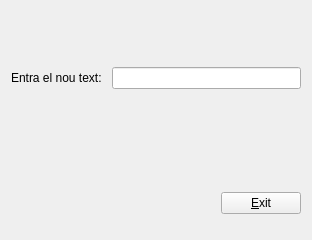
<?xml version="1.0" encoding="UTF-8"?>
<ui version="4.0">
 <class>Exercici1</class>
 <widget class="QWidget" name="Exercici1">
  <property name="geometry">
   <rect>
    <x>0</x>
    <y>0</y>
    <width>312</width>
    <height>240</height>
   </rect>
  </property>
  <property name="windowTitle">
   <string>Widget</string>
  </property>
  <property name="styleSheet">
   <string notr="true"/>
  </property>
  <layout class="QVBoxLayout" name="verticalLayout">
   <item>
    <layout class="QHBoxLayout" name="horizontalLayout1">
     <item>
      <widget class="MyLabel" name="TextLabel">
       <property name="maximumSize">
        <size>
         <width>16777215</width>
         <height>20</height>
        </size>
       </property>
       <property name="font">
        <font>
         <weight>75</weight>
         <bold>true</bold>
        </font>
       </property>
       <property name="text">
        <string/>
       </property>
      </widget>
     </item>
    </layout>
   </item>
   <item>
    <layout class="QHBoxLayout" name="horizontalLayout2">
     <property name="spacing">
      <number>10</number>
     </property>
     <property name="sizeConstraint">
      <enum>QLayout::SetMaximumSize</enum>
     </property>
     <property name="topMargin">
      <number>4</number>
     </property>
     <property name="bottomMargin">
      <number>4</number>
     </property>
     <item>
      <widget class="QLabel" name="EnterTextLabel">
       <property name="text">
        <string>Entra el nou text:</string>
       </property>
      </widget>
     </item>
     <item>
      <widget class="QLineEdit" name="lineEdit"/>
     </item>
    </layout>
   </item>
   <item>
    <spacer name="verticalSpacer">
     <property name="orientation">
      <enum>Qt::Vertical</enum>
     </property>
     <property name="sizeType">
      <enum>QSizePolicy::Minimum</enum>
     </property>
     <property name="sizeHint" stdset="0">
      <size>
       <width>20</width>
       <height>80</height>
      </size>
     </property>
    </spacer>
   </item>
   <item>
    <layout class="QHBoxLayout" name="horizontalLayout">
     <item>
      <spacer name="horizontalSpacer">
       <property name="orientation">
        <enum>Qt::Horizontal</enum>
       </property>
       <property name="sizeHint" stdset="0">
        <size>
         <width>298</width>
         <height>20</height>
        </size>
       </property>
      </spacer>
     </item>
     <item>
      <widget class="QPushButton" name="pushButton">
       <property name="text">
        <string>&amp;Exit</string>
       </property>
      </widget>
     </item>
    </layout>
   </item>
  </layout>
 </widget>
 <customwidgets>
  <customwidget>
   <class>MyLabel</class>
   <extends>QLabel</extends>
   <header>MyLabel.h</header>
   <slots>
    <slot>setTextMajuscules(QString)</slot>
   </slots>
  </customwidget>
 </customwidgets>
 <resources/>
 <connections>
  <connection>
   <sender>pushButton</sender>
   <signal>clicked()</signal>
   <receiver>Exercici1</receiver>
   <slot>close()</slot>
   <hints>
    <hint type="sourcelabel">
     <x>353</x>
     <y>243</y>
    </hint>
    <hint type="destinationlabel">
     <x>239</x>
     <y>229</y>
    </hint>
   </hints>
  </connection>
  <connection>
   <sender>lineEdit</sender>
   <signal>textChanged(QString)</signal>
   <receiver>TextLabel</receiver>
   <slot>setTextMajuscules(QString)</slot>
   <hints>
    <hint type="sourcelabel">
     <x>211</x>
     <y>105</y>
    </hint>
    <hint type="destinationlabel">
     <x>220</x>
     <y>39</y>
    </hint>
   </hints>
  </connection>
 </connections>
</ui>
